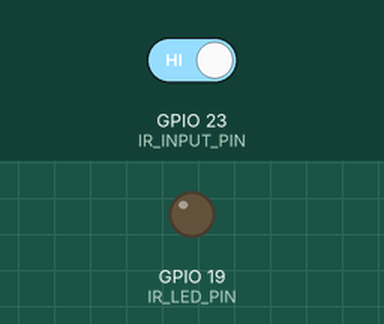
Simulated run of this program. Board: ESP32. On the bench: output pins drawn as LEDs (lit = HIGH). The inputs (shaded band) are chosen by the test bench; at power-on: GPIO 23 (IR_INPUT_PIN) HIGH. What the program prints to the serial monitor is not drawn.

Above: at 6.0 s.
At 16.0 s:
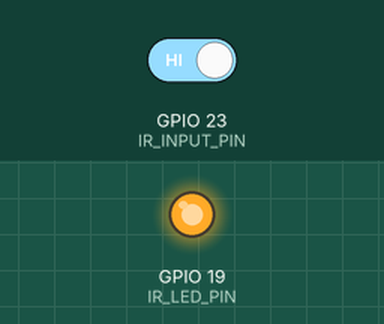
Timing chart, 0 to 27.1 s (numbered marks = the images above):
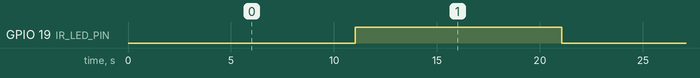

Measured:
- by itself, GPIO 19 (IR_LED_PIN): alternates HIGH for 10.0 s and LOW for 10.0 s

The program:

main.cpp
```cpp
#include <Arduino.h>

#define IR_INPUT_PIN 23
#define IR_LED_PIN 19

int counter = 0;

void setup() {
  Serial.begin(115200);
  pinMode(IR_INPUT_PIN, INPUT);
  pinMode(IR_LED_PIN, OUTPUT);
  Serial.println("IR Receiver Test");
  delay(1000);
  Serial.println("Ready to receive IR signals.");
}

void loop() {
  if (digitalRead(IR_INPUT_PIN) == LOW) {
    Serial.print("1");
  }
  else {
    Serial.print("0");
  }

  counter++;

  if (counter >= 1000) {
    digitalWrite(IR_LED_PIN, HIGH);
  }
  else {
    digitalWrite(IR_LED_PIN, LOW);
  }
  if (counter >= 2000) {
    counter = 0;
  }
  delay(10); // Adjust delay as needed for your application
}
```
